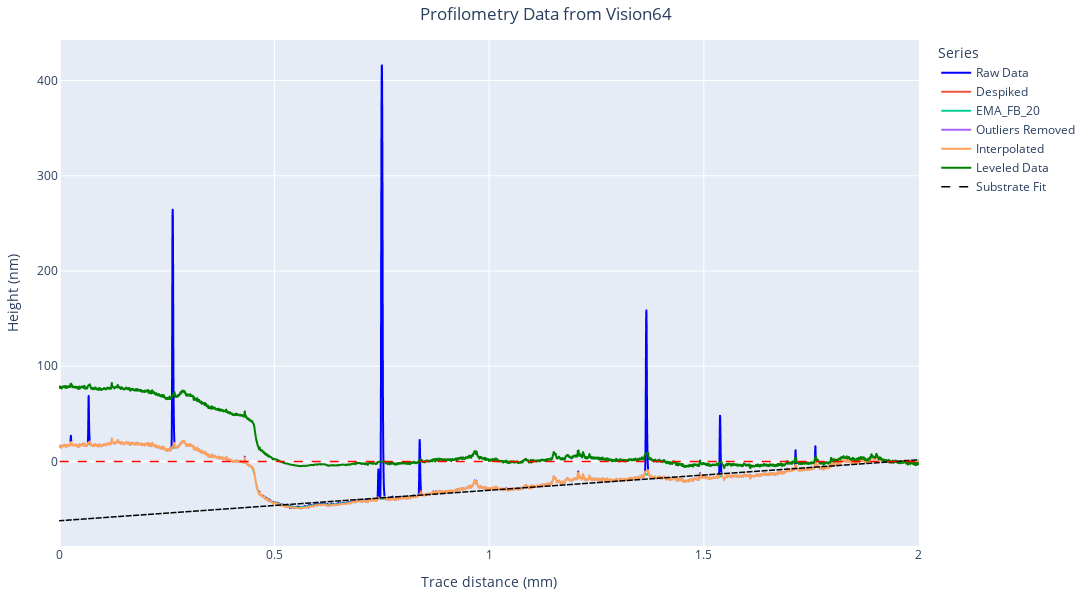

Notebook source saved alongside this figure:
### Markdown cell above
## Plot an interactive chart using plotly

- After runing the thickness measurement and having the profile_trace object in memory you can plot it using the function below.
- This will produce an interactive plotly plot. 
- Click on the traces in the legend to show/hide them.

### Code cell
pplot = nano.profilometry.plotly_plot(pro_trace)  # Plot all the data from profilometery using plotly for an interactive chart.
pplot.show()
# Display the figure in the browser
#pio.show(pplot, renderer='browser')   #You can uncomment this line to alternatively show the plotly chart in your browser..

### Figure 1 — Plotly figure (JSON) as saved in the notebook; plotly's stock layout.template omitted (floating-point values rounded to 4 significant figures; data arrays with more than 128 entries replaced by an {"elided": "..."} marker saying what was removed)
{"data": [{"hovertemplate": "Series=Raw Data<br>Trace distance (mm)=%{x}<br>Height (nm)=%{y}<extra></extra>", "legendgroup": "Raw Data", "line": {"color": "blue", "dash": "solid"}, "marker": {"symbol": "circle"}, "mode": "lines", "name": "Raw Data", "showlegend": true, "type": "scattergl", "x": {"elided": "9000 float values"}, "xaxis": "x", "y": {"elided": "9000 float values"}, "yaxis": "y"}, {"hovertemplate": "Series=Despiked<br>Trace distance (mm)=%{x}<br>Height (nm)=%{y}<extra></extra>", "legendgroup": "Despiked", "line": {"color": "#EF553B", "dash": "solid"}, "marker": {"symbol": "circle"}, "mode": "lines", "name": "Despiked", "showlegend": true, "type": "scattergl", "x": {"elided": "9000 float values"}, "xaxis": "x", "y": {"elided": "9000 float values"}, "yaxis": "y"}, {"hovertemplate": "Series=EMA_FB_20<br>Trace distance (mm)=%{x}<br>Height (nm)=%{y}<extra></extra>", "legendgroup": "EMA_FB_20", "line": {"color": "#00cc96", "dash": "solid"}, "marker": {"symbol": "circle"}, "mode": "lines", "name": "EMA_FB_20", "showlegend": true, "type": "scattergl", "x": {"elided": "9000 float values"}, "xaxis": "x", "y": {"elided": "9000 float values"}, "yaxis": "y"}, {"hovertemplate": "Series=Outliers Removed<br>Trace distance (mm)=%{x}<br>Height (nm)=%{y}<extra></extra>", "legendgroup": "Outliers Removed", "line": {"color": "#ab63fa", "dash": "solid"}, "marker": {"symbol": "circle"}, "mode": "lines", "name": "Outliers Removed", "showlegend": true, "type": "scattergl", "x": {"elided": "9000 float values"}, "xaxis": "x", "y": {"elided": "9000 float values"}, "yaxis": "y"}, {"hovertemplate": "Series=Interpolated<br>Trace distance (mm)=%{x}<br>Height (nm)=%{y}<extra></extra>", "legendgroup": "Interpolated", "line": {"color": "#FFA15A", "dash": "solid"}, "marker": {"symbol": "circle"}, "mode": "lines", "name": "Interpolated", "showlegend": true, "type": "scattergl", "x": {"elided": "9000 float values"}, "xaxis": "x", "y": {"elided": "9000 float values"}, "yaxis": "y"}, {"hovertemplate": "Series=Leveled Data<br>Trace distance (mm)=%{x}<br>Height (nm)=%{y}<extra></extra>", "legendgroup": "Leveled Data", "line": {"color": "green", "dash": "solid"}, "marker": {"symbol": "circle"}, "mode": "lines", "name": "Leveled Data", "showlegend": true, "type": "scattergl", "x": {"elided": "9000 float values"}, "xaxis": "x", "y": {"elided": "9000 float values"}, "yaxis": "y"}, {"hovertemplate": "Series=Substrate Fit<br>Trace distance (mm)=%{x}<br>Height (nm)=%{y}<extra></extra>", "legendgroup": "Substrate Fit", "line": {"color": "black", "dash": "dash", "width": 1.5}, "marker": {"symbol": "circle"}, "mode": "lines", "name": "Substrate Fit", "showlegend": true, "type": "scattergl", "x": {"elided": "9000 float values"}, "xaxis": "x", "y": {"elided": "9000 float values"}, "yaxis": "y"}], "layout": {"height": 600, "legend": {"title": {"text": "Series"}, "tracegroupgap": 0}, "margin": {"b": 20, "l": 20, "r": 20, "t": 40}, "shapes": [{"line": {"color": "red", "dash": "dash", "width": 1.5}, "type": "line", "x0": 0, "x1": 1.999, "y0": 0, "y1": 0}], "title": {"text": "Profilometry Data from Vision64", "x": 0.5}, "width": 1200, "xaxis": {"anchor": "y", "domain": [0, 1], "title": {"text": "Trace distance (mm)"}}, "yaxis": {"anchor": "x", "domain": [0, 1], "title": {"text": "Height (nm)"}}}}
